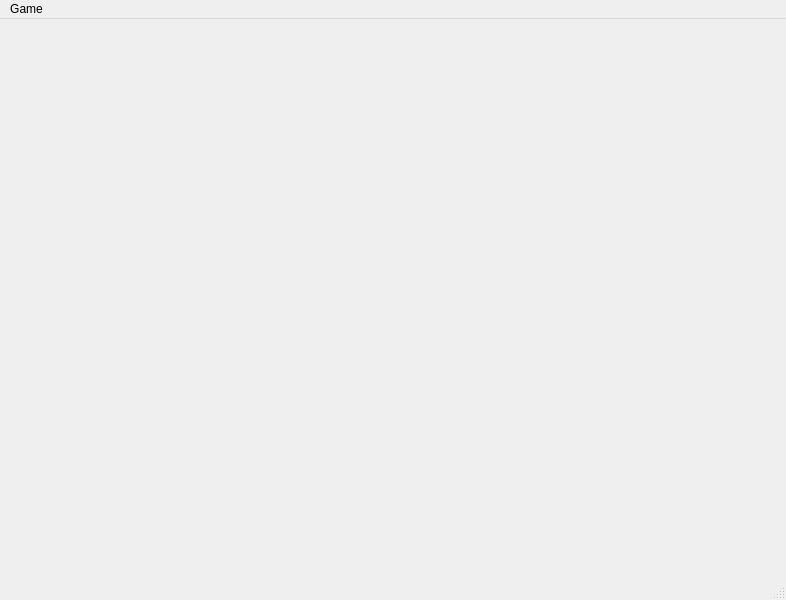
<?xml version="1.0" encoding="UTF-8"?>
<ui version="4.0">
 <class>MainWindow</class>
 <widget class="QMainWindow" name="MainWindow">
  <property name="geometry">
   <rect>
    <x>0</x>
    <y>0</y>
    <width>786</width>
    <height>600</height>
   </rect>
  </property>
  <property name="minimumSize">
   <size>
    <width>786</width>
    <height>600</height>
   </size>
  </property>
  <property name="maximumSize">
   <size>
    <width>786</width>
    <height>600</height>
   </size>
  </property>
  <property name="windowTitle">
   <string>MainWindow</string>
  </property>
  <widget class="QWidget" name="centralwidget">
   <widget class="QLabel" name="bank">
    <property name="geometry">
     <rect>
      <x>20</x>
      <y>10</y>
      <width>81</width>
      <height>131</height>
     </rect>
    </property>
    <property name="text">
     <string/>
    </property>
   </widget>
   <widget class="QLabel" name="bank_items">
    <property name="geometry">
     <rect>
      <x>130</x>
      <y>10</y>
      <width>81</width>
      <height>131</height>
     </rect>
    </property>
    <property name="text">
     <string/>
    </property>
   </widget>
   <widget class="QLabel" name="stack_1">
    <property name="geometry">
     <rect>
      <x>20</x>
      <y>190</y>
      <width>81</width>
      <height>131</height>
     </rect>
    </property>
    <property name="text">
     <string/>
    </property>
   </widget>
   <widget class="QLabel" name="stack_2">
    <property name="geometry">
     <rect>
      <x>130</x>
      <y>190</y>
      <width>81</width>
      <height>131</height>
     </rect>
    </property>
    <property name="text">
     <string/>
    </property>
   </widget>
   <widget class="QLabel" name="stack_3">
    <property name="geometry">
     <rect>
      <x>240</x>
      <y>190</y>
      <width>81</width>
      <height>131</height>
     </rect>
    </property>
    <property name="text">
     <string/>
    </property>
   </widget>
   <widget class="QLabel" name="stack_4">
    <property name="geometry">
     <rect>
      <x>350</x>
      <y>190</y>
      <width>81</width>
      <height>131</height>
     </rect>
    </property>
    <property name="text">
     <string/>
    </property>
   </widget>
   <widget class="QLabel" name="stack_5">
    <property name="geometry">
     <rect>
      <x>460</x>
      <y>190</y>
      <width>81</width>
      <height>131</height>
     </rect>
    </property>
    <property name="text">
     <string/>
    </property>
   </widget>
   <widget class="QLabel" name="stack_6">
    <property name="geometry">
     <rect>
      <x>570</x>
      <y>190</y>
      <width>81</width>
      <height>131</height>
     </rect>
    </property>
    <property name="text">
     <string/>
    </property>
   </widget>
   <widget class="QLabel" name="stack_7">
    <property name="geometry">
     <rect>
      <x>680</x>
      <y>190</y>
      <width>81</width>
      <height>131</height>
     </rect>
    </property>
    <property name="text">
     <string/>
    </property>
   </widget>
   <widget class="QLabel" name="dump_1">
    <property name="geometry">
     <rect>
      <x>350</x>
      <y>10</y>
      <width>81</width>
      <height>131</height>
     </rect>
    </property>
    <property name="text">
     <string/>
    </property>
   </widget>
   <widget class="QLabel" name="dump_2">
    <property name="geometry">
     <rect>
      <x>460</x>
      <y>10</y>
      <width>81</width>
      <height>131</height>
     </rect>
    </property>
    <property name="text">
     <string/>
    </property>
   </widget>
   <widget class="QLabel" name="dump_3">
    <property name="geometry">
     <rect>
      <x>570</x>
      <y>10</y>
      <width>81</width>
      <height>131</height>
     </rect>
    </property>
    <property name="text">
     <string/>
    </property>
   </widget>
   <widget class="QLabel" name="dump_4">
    <property name="geometry">
     <rect>
      <x>680</x>
      <y>10</y>
      <width>81</width>
      <height>131</height>
     </rect>
    </property>
    <property name="text">
     <string/>
    </property>
   </widget>
   <widget class="QLabel" name="logo">
    <property name="geometry">
     <rect>
      <x>140</x>
      <y>360</y>
      <width>481</width>
      <height>191</height>
     </rect>
    </property>
    <property name="text">
     <string/>
    </property>
   </widget>
   <widget class="QLabel" name="table">
    <property name="geometry">
     <rect>
      <x>-4</x>
      <y>2</y>
      <width>791</width>
      <height>561</height>
     </rect>
    </property>
    <property name="text">
     <string/>
    </property>
   </widget>
   <zorder>table</zorder>
   <zorder>stack_4</zorder>
   <zorder>dump_4</zorder>
   <zorder>stack_6</zorder>
   <zorder>stack_7</zorder>
   <zorder>logo</zorder>
   <zorder>stack_5</zorder>
   <zorder>stack_1</zorder>
   <zorder>stack_3</zorder>
   <zorder>stack_2</zorder>
   <zorder>dump_3</zorder>
   <zorder>dump_2</zorder>
   <zorder>dump_1</zorder>
   <zorder>bank_items</zorder>
   <zorder>bank</zorder>
  </widget>
  <widget class="QMenuBar" name="menubar">
   <property name="geometry">
    <rect>
     <x>0</x>
     <y>0</y>
     <width>786</width>
     <height>21</height>
    </rect>
   </property>
   <widget class="QMenu" name="menuGame">
    <property name="title">
     <string>Game</string>
    </property>
    <addaction name="actionDeal"/>
    <addaction name="separator"/>
    <addaction name="action1_Card"/>
    <addaction name="action3_Card"/>
    <addaction name="separator"/>
    <addaction name="action3_Rounds"/>
    <addaction name="action5_Rounds"/>
    <addaction name="actionUnlimited_rounds"/>
    <addaction name="separator"/>
    <addaction name="actionClose"/>
   </widget>
   <addaction name="menuGame"/>
  </widget>
  <widget class="QStatusBar" name="statusbar"/>
  <action name="actionDeal">
   <property name="text">
    <string>Deal</string>
   </property>
  </action>
  <action name="action1_Card">
   <property name="text">
    <string>1 Card</string>
   </property>
  </action>
  <action name="action3_Card">
   <property name="text">
    <string>3 Card</string>
   </property>
  </action>
  <action name="action3_Rounds">
   <property name="text">
    <string>3 Rounds</string>
   </property>
  </action>
  <action name="action5_Rounds">
   <property name="text">
    <string>5 Rounds</string>
   </property>
  </action>
  <action name="actionUnlimited_rounds">
   <property name="text">
    <string>Unlimited rounds</string>
   </property>
  </action>
  <action name="actionClose">
   <property name="text">
    <string>Quit</string>
   </property>
  </action>
 </widget>
 <resources/>
 <connections/>
</ui>
